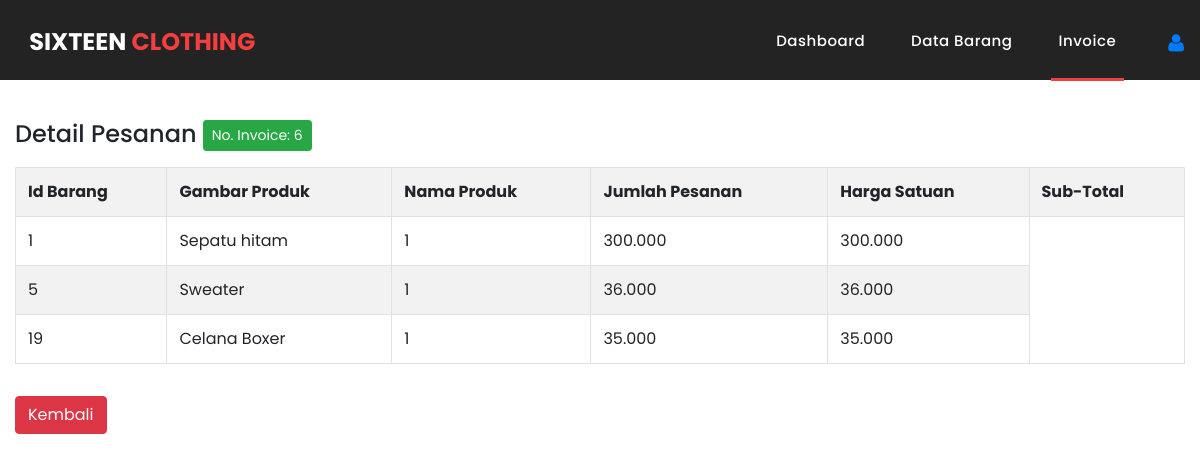
Screenshot of /admin/invoice/detail/6 with the database file from the repository.
### tables this page shows
CREATE TABLE `tb_invoice` (
  `id` int(11) NOT NULL,
  `nama` varchar(100) NOT NULL,
  `alamat` varchar(255) NOT NULL,
  `tgl_pesan` datetime NOT NULL,
  `batas_bayar` datetime NOT NULL
);

CREATE TABLE `tb_pesanan` (
  `id` int(11) NOT NULL,
  `id_invoice` int(11) NOT NULL,
  `id_brg` int(11) NOT NULL,
  `nama_brg` varchar(50) NOT NULL,
  `jumlah` int(11) NOT NULL,
  `harga` int(11) NOT NULL,
  `pilihan` text NOT NULL
);

### application/controllers/admin/Invoice.php (called while the page is built, shortened)
<?php
class Invoice extends CI_Controller{
    public function detail($id_invoice)
    {
        $data['invoice'] = $this->model_invoice->ambil_id_invoice($id_invoice);
        $data['pesanan'] = $this->model_invoice->ambil_id_pesanan($id_invoice);
        $this->load->view('admin/templates/header', $data);
        $this->load->view('admin/detail_invoice', $data);
        $this->load->view('admin/templates/footer');
    }
}

### index.php (called while the page is built, shortened)
<?php
require_once BASEPATH.'core/CodeIgniter.php';

### application/models/model_invoice.php (called while the page is built, shortened)
<?php
class Model_invoice extends CI_Model{
    public function ambil_id_invoice($id_invoice)
    {
        $result = $this->db->where('id', $id_invoice)->limit(1)->get('tb_invoice');
        if($result->num_rows() > 0){
            return $result->row();
        }else {
            return false;
        }
    }
    public function ambil_id_pesanan($id_invoice)
    {
        $result =$this->db->where('id_invoice', $id_invoice)->get('tb_pesanan');
        if($result->num_rows() > 0){
            return $result->result();
        }else {
            return false;
        }
    }
}

### application/views/admin/detail_invoice.php (the view, shortened to what this page needs)
       <header class="">
        <nav class="navbar navbar-expand-lg">
            <div class="container">
            <a class="navbar-brand" href="#"><h2>Sixteen <em>Clothing</em></h2></a>
            <div class="collapse navbar-collapse" id="navbarResponsive">
                <ul class="navbar-nav ml-auto">
                <li class="nav-item">
                    <a class="nav-link" href="<?= base_url(); ?>admin/dashboard">Dashboard</a>
                </li>
                <li class="nav-item">
                    <a class="nav-link" href="<?= base_url(); ?>admin/data_barang">Data Barang</a>
                </li>
                <li class="nav-item active">
                    <a class="nav-link" href="<?= base_url(); ?>admin/invoice">Invoice</a>
                </li>
                </ul>
            </div>
            </div>
            <a class="navbar-brand" href="<?= base_url(); ?>auth"><i class="fa fa-user float-right"></i></a>
        </nav>
        </header>
<div class="container-fluid">
    <br><br><br><br><br>
    <h4>Detail Pesanan <div class="btn btn-sm btn-success">No. Invoice: <?php echo $invoice->id ?></div></h4>
    <table class="mt-3 table table-bordered table-hover table-striped">
       <tr>
        <th>Id Barang</th>
        <th>Gambar Produk</th>
        <th>Nama Produk</th>
        <th>Jumlah Pesanan</th>
        <th>Harga Satuan</th>
        <th>Sub-Total</th>
       </tr>
       <?php
       foreach ($pesanan as $psn) :
        $subtotal = $psn->jumlah * $psn->harga;
        ?>
        <tr>
            <td><?php echo $psn->id_brg ?></td>
            <td><?php echo $psn->nama_brg ?></td>
            <td><?php echo $psn->jumlah ?></td>
            <td><?php echo number_format($psn->harga,0,',','.') ?></td>
            <td><?php echo number_format($subtotal,0,',','.') ?></td>
        </tr>
        <?php endforeach; ?>
    </table>
    <a href="<?= base_url(); ?>admin/invoice"  class="mt-3 btn btn-danger">Kembali</a>
</div>

### assets/img/css/templatemo-sixteen.css (style rules this page uses)
body { font-family: 'Poppins', sans-serif; overflow-x: hidden; text-rendering: optimizeLegibility; -webkit-font-smoothing: antialiased; -moz-osx-font-smoothing: grayscale; }
a { text-decoration: none!important; }
ul { padding: 0; margin: 0; list-style: none; }
h1,h2,h3,h4,h5,h6 { margin: 0px; }
header { position: absolute; z-index: 99999; width: 100%; height: 80px; background-color: #232323; -webkit-transition: all 0.3s ease-in-out 0s; -moz-transition: all 0.3s ease-in-out 0s; -o-transition: all 0.3s ease-in-out 0s; transition: all 0.3s ease-in-out 0s; }
header .navbar { padding: 17px 0px; }
.navbar .navbar-brand { float: left; margin-top: -12px; outline: none; }
.navbar .navbar-brand h2 { color: #fff; text-transform: uppercase; font-size: 24px; font-weight: 700; -webkit-transition: all .3s ease 0s; -moz-transition: all .3s ease 0s; -o-transition: all .3s ease 0s; transition: all .3s ease 0s; }
.navbar .navbar-brand h2 em { font-style: normal; color: #f33f3f; }
#navbarResponsive { z-index: 999; }
.navbar-collapse { text-align: center; }
.navbar .navbar-nav .nav-item { margin: 0px 15px; }
.navbar .navbar-nav a.nav-link { text-transform: capitalize; font-size: 15px; font-weight: 500; letter-spacing: 0.5px; color: #fff; transition: all 0.5s; margin-top: 5px; }
.navbar .navbar-nav .nav-link:hover, .navbar .navbar-nav .active>.nav-link, .navbar .navbar-nav .nav-link.active, .navbar .navbar-nav .nav-link.show, .navbar .navbar-nav .show>.nav-link { color: #fff; padding-bottom: 25px; border-bottom: 3px solid #f33f3f; }

### rows the page displays
tb_invoice: id "6"
tb_pesanan: id_brg "1", nama_brg "Sepatu hitam", jumlah "1", harga "300.000", subtotal "300.000"
tb_pesanan: id_brg "5", nama_brg "Sweater", jumlah "1", harga "36.000", subtotal "36.000"
tb_pesanan: id_brg "19", nama_brg "Celana Boxer", jumlah "1", harga "35.000", subtotal "35.000"
